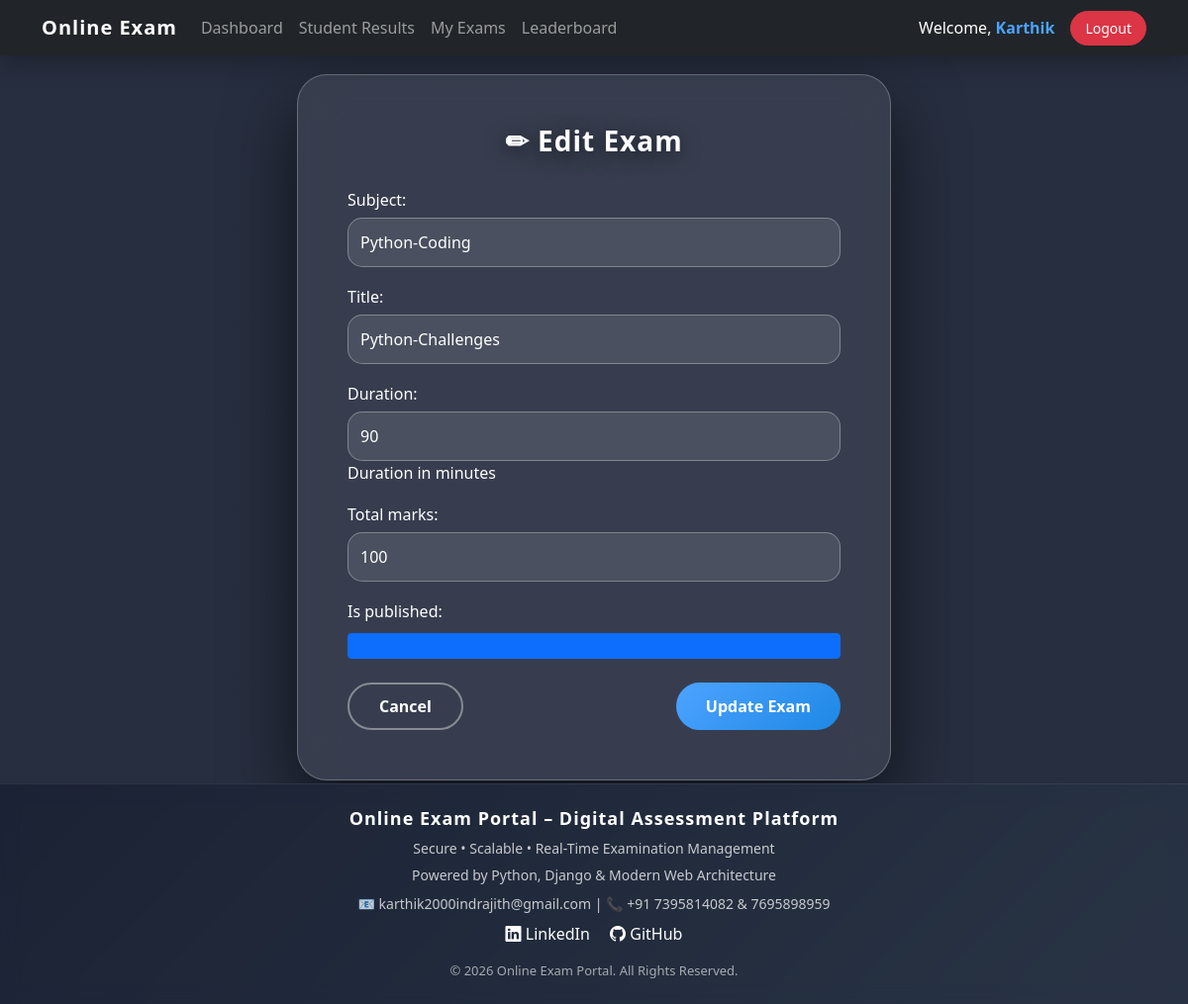
/edit-exam/25/ (signed in), run on the app's committed database.
### exam/models.py (models this page shows, shortened)
class CustomUser(AbstractUser):
    ROLE_CHOICES = (
        ('admin', 'Admin'),
        ('teacher', 'Teacher'),
        ('student', 'Student'),
    )
    role = models.CharField(max_length=10, choices=ROLE_CHOICES)

class Exam(models.Model):
    subject = models.ForeignKey(
        Subject,
        on_delete=models.CASCADE
    )
    title = models.CharField(max_length=200)
    duration = models.IntegerField(
        help_text="Duration in minutes"
    )
    total_marks = models.IntegerField()
    created_by = models.ForeignKey(
        settings.AUTH_USER_MODEL,
        on_delete=models.CASCADE,
        limit_choices_to={'role': 'teacher'}
    )
    is_published = models.BooleanField(default=False)

### exam/views.py (the view)
@login_required  #edit exam-teacher
def edit_exam(request, exam_id):
    if request.user.role != 'teacher':
        return HttpResponseForbidden("Not Allowed")
    exam = get_object_or_404(Exam, id=exam_id, created_by=request.user)
    if request.method == "POST":
        form = ExamForm(request.POST, instance=exam)
        if form.is_valid():
            form.save()
            return redirect('my_exams')
    else:
        form = ExamForm(instance=exam)
    return render(request, 'edit_exam.html', {'form': form})

### exam/forms.py
class ExamForm(forms.ModelForm):
    class Meta:
        model = Exam
        exclude = ['created_by']
        widgets = {
            'subject': forms.Select(
                attrs={'class': 'form-select'}
            ),
            'title': forms.TextInput(
                attrs={'class': 'form-control'}
            ),
            'duration': forms.NumberInput(
                attrs={'class': 'form-control'}
            ),
            'total_marks': forms.NumberInput(
                attrs={'class': 'form-control'}
            ),
            'is_published': forms.CheckboxInput(
                attrs={'class': 'form-check-input'}
            ),
        }

### exam/models.py (called while the page is built)
    def __str__(self):
        return self.name

### templates/edit_exam.html (shortened to what this page needs)
{% extends 'base.html' %}
{% block content %}
<div class="edit-wrapper">
    <div class="edit-card">
        <h3 class="edit-title">✏ Edit Exam</h3>
        <form method="POST">
            {{ form.as_p }}
            <div class="d-flex justify-content-between mt-4">
                <a href="{% url 'my_exams' %}" class="btn btn-outline-secondary btn-modern">
                    Cancel
                </a>
                <button type="submit" class="btn btn-primary btn-modern">
                    Update Exam
                </button>
            </div>
        </form>
    </div>
</div>
{% endblock %}

### templates/base.html (shortened to what this page needs)
<!DOCTYPE html>
<html>
<head>
    <link href="https://cdn.jsdelivr.net/npm/bootstrap@5.3.2/dist/css/bootstrap.min.css" rel="stylesheet">
    <link href="https://cdn.jsdelivr.net/npm/bootstrap-icons@1.11.3/font/bootstrap-icons.css" rel="stylesheet">
</head>
<body class="d-flex flex-column min-vh-100">
<nav class="navbar navbar-expand-lg navbar-dark fixed-top">
    <div class="container">
        <a class="navbar-brand" href="{% url 'home' %}">
            Online Exam
        </a>
        <div class="collapse navbar-collapse" id="navbarNav">
            <ul class="navbar-nav me-auto">
                {% if user.is_authenticated %}
                    {% if user.role == 'teacher' %}
                        <li class="nav-item">
                            <a class="nav-link" href="{% url 'teacher_dashboard' %}">Dashboard</a>
                        </li>
                        <li class="nav-item">
                            <a class="nav-link" href="{% url 'teacher_results' %}">Student Results</a>
                        </li>
                        <li class="nav-item">
                            <a class="nav-link" href="{% url 'my_exams' %}">My Exams</a>
                        </li>
                        <li class="nav-item">
                            <a class="nav-link" href="{% url 'leaderboard' %}">Leaderboard</a>
                        </li>
                    {% endif %}
                {% endif %}
            </ul>
            <ul class="navbar-nav ms-auto align-items-lg-center">
                {% if user.is_authenticated %}
                    <li class="nav-item text-center text-lg-start">
                        <span class="text-white d-block d-lg-inline me-lg-3 mb-2 mb-lg-0">
                            Welcome, <strong>{{ user.username }}</strong>
                        </span>
                    </li>
                    <li class="nav-item">
                        <a class="btn btn-danger btn-sm" href="{% url 'logout' %}">
                            Logout
                        </a>
                    </li>
                {% endif %}
            </ul>
        </div>
    </div>
</nav>
<main class="container flex-fill mt-5 pt-4 px-3 px-md-4">
    {% block content %}
    {% endblock %}
</main>
<footer class="text-center py-4 mt-auto">
    <div class="container">
        <h5>Online Exam Portal – Digital Assessment Platform</h5>
        <p>Secure • Scalable • Real-Time Examination Management</p>
        <p>Powered by Python, Django & Modern Web Architecture</p>
        <p class="mt-2">
            📧 karthik2000indrajith@gmail.com |
            📞 +91 7395814082 & 7695898959
        </p>
        <div class="mt-2">
            <a href="www.linkedin.com/in/karthik-indrajith" class="me-3"><i class="bi bi-linkedin"></i> LinkedIn</a>
            <a href="https://github.com/Karthikindrajith"><i class="bi bi-github"></i> GitHub</a>
        </div>
        <small class="d-block mt-3">
            © 2026 Online Exam Portal. All Rights Reserved.
        </small>
    </div>
</footer>
</body>
</html>

### templates/base.html (style rules this page uses)
body { font-family: 'Segoe UI', Tahoma, Geneva, Verdana, sans-serif; background: #f8f9fa; animation: fadeIn 0.5s ease-in; }
.navbar { backdrop-filter: blur(10px); background: rgba(33, 37, 41, 0.95) !important; box-shadow: 0 8px 25px rgba(0,0,0,0.25); }
.navbar-brand { font-size: 20px; font-weight: 700; letter-spacing: 1px; }
.navbar-nav .nav-link { position: relative; font-weight: 500; padding: 8px 14px; transition: 0.3s ease; }
.navbar-nav .nav-link::after { content: ""; position: absolute; left: 10px; bottom: 4px; width: 0%; height: 2px; background: #4da3ff; transition: 0.3s ease; }
.navbar span strong { color: #4da3ff; }
.btn-sm { border-radius: 20px; padding: 6px 14px; transition: 0.3s ease; }
main { animation: fadeIn 0.4s ease-in-out; }
footer { background: linear-gradient(135deg, #0f172a, #1e293b); color: white; position: relative; overflow: hidden; border-top: 1px solid rgba(255,255,255,0.1); }
footer::before { content: ""; position: absolute; inset: 0; background: rgba(255,255,255,0.05); backdrop-filter: blur(10px); }
footer .container { position: relative; z-index: 2; }
footer h5 { font-weight: 700; letter-spacing: 1px; font-size: 18px; }
footer p { font-size: 14px; color: rgba(255,255,255,0.75); margin-bottom: 6px; }
footer a { text-decoration: none; color: white; transition: 0.3s ease; }
footer small { font-size: 13px; color: rgba(255,255,255,0.6); }

### templates/edit_exam.html (style rules this page uses)
body { background: linear-gradient(rgba(15,23,42,0.9), rgba(15,23,42,0.9)), url('https://images.unsplash.com/photo-1492724441997-5dc865305da7'); background-size: cover; background-position: center; background-attachment: fixed; }
.edit-wrapper { min-height: 90vh; display: flex; align-items: center; justify-content: center; }
.edit-card { width: 100%; max-width: 600px; background: rgba(255,255,255,0.08); backdrop-filter: blur(20px); -webkit-backdrop-filter: blur(20px); border-radius: 30px; border: 1px solid rgba(255,255,255,0.25); box-shadow: 0 30px 70px rgba(0,0,0,0.6); padding: 50px; transition: 0.4s ease; color: white; }
.edit-title { font-weight: 700; margin-bottom: 30px; text-align: center; letter-spacing: 1px; text-shadow: 0 4px 20px rgba(0,0,0,0.6); }
.edit-card p { margin-bottom: 18px; }
.edit-card label { font-weight: 500; margin-bottom: 6px; }
.edit-card input, .edit-card select, .edit-card textarea { width: 100%; padding: 12px; border-radius: 15px; border: 1px solid rgba(255,255,255,0.3); background: rgba(255,255,255,0.1); color: white; outline: none; transition: 0.3s ease; }
.btn-modern { border-radius: 30px; padding: 10px 30px; font-weight: 600; transition: 0.3s ease; }
.btn-outline-secondary { border: 2px solid rgba(255,255,255,0.4); color: white; }
.btn-primary { background: linear-gradient(135deg,#4da3ff,#1e88e5); border: none; }

### data on the page
CustomUser: username "Karthik"
Exam: subject "Python-Coding", title "Python-Challenges", duration "90", total_marks "100", is_published "☑"
